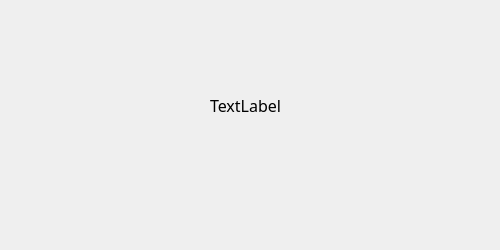
<?xml version="1.0" encoding="UTF-8"?>
<ui version="4.0">
 <class>About</class>
 <widget class="QDialog" name="About">
  <property name="geometry">
   <rect>
    <x>0</x>
    <y>0</y>
    <width>500</width>
    <height>250</height>
   </rect>
  </property>
  <property name="windowTitle">
   <string>Dialog</string>
  </property>
  <widget class="QLabel" name="label">
   <property name="geometry">
    <rect>
     <x>210</x>
     <y>90</y>
     <width>71</width>
     <height>31</height>
    </rect>
   </property>
   <property name="font">
    <font>
     <family>楷体</family>
     <pointsize>12</pointsize>
    </font>
   </property>
   <property name="text">
    <string>TextLabel</string>
   </property>
  </widget>
 </widget>
 <resources/>
 <connections/>
</ui>
